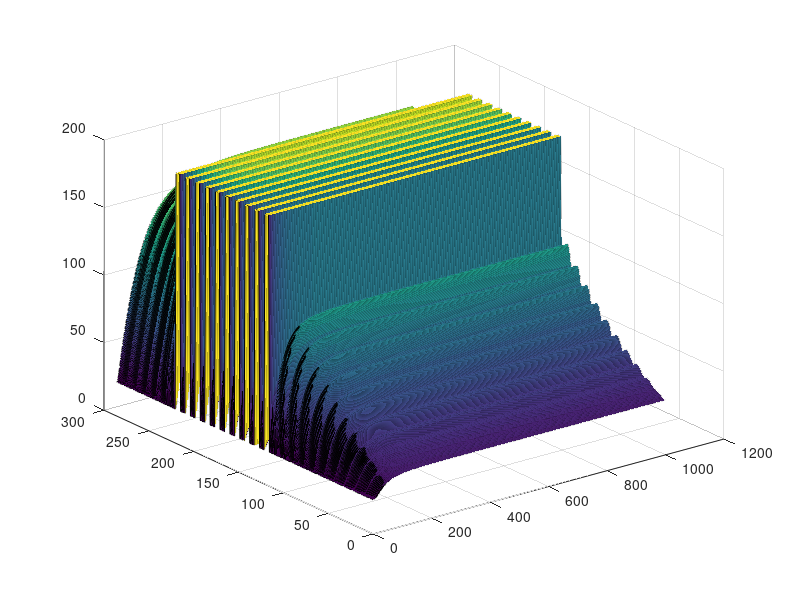

Recreate this plot in MATLAB.
L = 20E-3;             % total length of domain, m
d = 50E-3;            % total thickness of domain, m
rho = 8000;             % density of material, kg/m3
cp = 316;               % heat capacity, J/kg-K
k = 15;                 % thermal conductivity, W/m-K

T_inf_o = 25;             % free stream temperature, degC
T_init = T_inf_o;         % initial temperature, degC
T_inf_I = 200;
ho = 2500;                % convective heat transfer coefficient, W/m2-K
hi = 500;

nx = 11;               % number of points in x-direction
ny = 26;                 % number of points in y-direction

t_final = 750;         % total simulation time, s
nTimes = 1001;            % total number of time steps

nTemps = nx * ny;       % number of temperatures at each time step
dt = t_final/(nTimes-1);% time step, s

dx = L/(nx-1);          % discretization length in x-direction, m
dy = d/(ny-1);          % discretization length in y-direction, m

x = 0:dx:L;             % vector of x locations (for plotting), m
y = 0:dy:d;             % vector of y-locations (for plotting), m
t = 0:dt:t_final;       % vector of times (for plotting), m

T = zeros(nTemps, nTimes);
A = zeros(nTemps, nTemps);
B = A;
C = zeros(nTemps, 1);

T(:, 1) = T_init;

for z=0:1:9
    for q=0:1:4
        T(117+q+z*nx,:)= T_inf_I;
    end
end


for iPoint = 1:nTemps
    if (iPoint==10*nx-5)
        A(iPoint, iPoint-1) = k * dy/ (dx);
        A(iPoint, iPoint+1) = k * dy/ (2*dx);
        A(iPoint, iPoint - nx) = k * dx/ (dy);
        A(iPoint, iPoint+ nx) = k * dx/ (2*dy);
        A(iPoint, iPoint) = - k * dy/ (dx) - k * dy/ (2*dx) - k * dx/ (dy) - ...
                    k * dx/ (2*dy) - 3*rho * cp * dx * dy/(4*dt);
        B(iPoint, iPoint) = - 3*rho * cp * dx * dy/(4*dt); 
        C(iPoint) = -hi * T_inf_I*(dx/2 + dy/2);

    elseif ((10*nx-5<iPoint)&&(iPoint<10*nx))
        A(iPoint, iPoint-nx) = k * dx/ (dy);
        A(iPoint, iPoint+1) = k * dy/ (2*dx);
        A(iPoint, iPoint-1) = k * dy/ (2*dx);
        A(iPoint, iPoint) = - k * dx/ (dy) - k * dy/ (2*dx) - k * dy/ (2*dx)- ...
                    rho * cp * (dx/2) * dy/dt;
        B(iPoint, iPoint) = - rho * cp * (dx/2) * dy/dt;
        C(iPoint) = -hi * T_inf_I*dx;
    elseif (iPoint==10*nx)
        A(iPoint,iPoint-nx) = k * dx/ (2*dy);
        A(iPoint, iPoint-1) = k * dy/ (2*dx);
        A(iPoint, iPoint) = - k * dx/ (2*dy) - k * dy/ (2*dx) - ...
                rho * cp * (dx/4) * dy/dt;
        B(iPoint, iPoint) = - rho * cp * (dx/4) * dy/dt;
        C(iPoint) = -hi * T_inf_I*dx/2;
    elseif (iPoint==21*nx-5)
        A(iPoint, iPoint-1) = k * dy/ (dx);
        A(iPoint, iPoint+1) = k * dy/ (2*dx);
        A(iPoint, iPoint - nx) = k * dx/ (2*dy);
        A(iPoint, iPoint+ nx) = k * dx/ dy;
        A(iPoint, iPoint) = - k * dy/ (dx) - k * dy/ (2*dx) - k * dx/ (2*dy) - ...
                k * dx/ dy - 3*rho * cp * dx * dy/(4*dt);
        B(iPoint, iPoint) = - 3*rho * cp * dx * dy/(4*dt); 
        C(iPoint) = -hi * T_inf_I*(dx/2 + dy/2);
    elseif ((21*nx-5<iPoint)&&(iPoint<21*nx))
        A(iPoint, iPoint-1) = k * dy/ (2*dx);
        A(iPoint, iPoint+nx) = k * dx/ (dy);
        A(iPoint, iPoint+1) = k * dy/ (2*dx);
        A(iPoint, iPoint) = - k * dy/ (2*dx) - k * dy/ (2*dx) - k * dx/(dy)-...
                    rho * cp * (dx/2) * dy/dt;
        B(iPoint, iPoint) = - rho * cp * (dx/2) * dy/dt;
        C(iPoint) = -hi * T_inf_I*dx;
    elseif (iPoint==21*nx)    
        A(iPoint, iPoint+nx) = k * dx/ (2*dy);
        A(iPoint, iPoint-1) = k * dy/ (2*dx);
        A(iPoint, iPoint) = - k * dx/ (2*dy) - k * dy/ (2*dx) - ...
                rho * cp * (dx/4) * dy/dt;
        B(iPoint, iPoint) =  rho * cp * (dx/4) * dy/dt;
        C(iPoint) = -hi * T_inf_I*dx/2;
    elseif (iPoint == (11*nx-5)|| iPoint == (12*nx-5)|| iPoint == (13*nx-5)||...
         iPoint == (14*nx-5)|| iPoint == (15*nx-5)|| iPoint == (16*nx-5)|| iPoint == (17*nx-5)||...
         iPoint == (18*nx-5)|| iPoint == (19*nx-5)|| iPoint == (20*nx-5))
        A(iPoint, iPoint-nx) = k * dx/ (2*dy);
        A(iPoint, iPoint-1) = k * dy/ (dx);
        A(iPoint, iPoint+nx) = k * dx/ (2*dy);
        A(iPoint, iPoint) = - k * dx/ (2*dy) - k * dy/ (dx) - k * dx/(2*dy)- ...
            rho * cp * (dx/2) * dy/dt;
        B(iPoint, iPoint) = - rho * cp * (dx/2) * dy/dt;
        C(iPoint) = -hi * T_inf_I*dy;
    elseif ((116<iPoint)&&(iPoint<=121) || (127<iPoint)&&(iPoint<=135) || (138<iPoint)&&(iPoint<=143) ||...
            (149<iPoint)&&(iPoint<=154) || (160<iPoint)&&(iPoint<=165)|| ...
            (171<iPoint)&&(iPoint<=176) || (182<iPoint)&&(iPoint<=187) || (193<iPoint)&&(iPoint<=198) ||...
            (204<iPoint)&&(iPoint<=209) || (215<iPoint)&&(iPoint<=220))
        A(iPoint, iPoint) = 1;
        B(iPoint, iPoint) = 1;
    elseif iPoint == 1
        A(iPoint, iPoint+1) = k * dy/ (2 * dx);
        A(iPoint, iPoint+nx) = k * dx/ (2 * dy);
        A(iPoint,iPoint) = - k * dy/ (2 * dx) - k * dx/ (2 * dy) - ho * dx/2 - ...
            rho * cp * (dx/2) * (dy/2)/ dt;
        B(iPoint, iPoint) = - rho * cp * (dx/2) * (dy/2)/ dt;
        C(iPoint) = - ho * dx/2 * T_inf_o;
    elseif (1<iPoint)&&(iPoint<nx)
        A(iPoint, iPoint-1) = k * dy/ (2*dx);
        A(iPoint, iPoint+1) = k * dy/ (2*dx);
        A(iPoint, iPoint+nx) = k * dx/ dy;
        A(iPoint, iPoint) = - k * dy/ (2*dx) - k * dy/ (2*dx) - k * dx/ dy - ...
            ho * dx - rho * cp * dx * (dy/2)/ dt;
        B(iPoint, iPoint) = - rho * cp * dx * (dy/2)/ dt;
        C(iPoint) = - ho * dx * T_inf_o;
    elseif iPoint == nx
        A(iPoint, iPoint-1) = k * dy/ (2*dx);
        A(iPoint, iPoint+nx) = k * dx/ (2*dy);
        A(iPoint, iPoint) = - k * dy/ (2*dx) - k * dx/ (2*dy) - ho * dx/2- ...
              rho * cp * (dx/2) * (dy/2)/ dt;
        B(iPoint, iPoint) = - rho * cp * (dx/2) * (dy/2)/ dt;
        C(iPoint) = - ho * T_inf_o * (dx/2);
    elseif ( iPoint == (nx+1) || iPoint == (2*nx+1) || iPoint == (3*nx+1)|| iPoint == (4*nx+1)||...
         iPoint == (5*nx+1)|| iPoint == (6*nx+1)|| iPoint == (7*nx+1)|| iPoint == (8*nx+1)|| iPoint == (9*nx+1)||...
         iPoint == (10*nx+1)|| iPoint == (11*nx+1)|| iPoint == (12*nx+1)|| iPoint == (13*nx+1)||...
         iPoint == (14*nx+1)|| iPoint == (15*nx+1)|| iPoint == (16*nx+1)|| iPoint == (17*nx+1)||...
         iPoint == (18*nx+1)|| iPoint == (19*nx+1)|| iPoint == (20*nx+1)|| iPoint == (21*nx+1)||...
         iPoint == (22*nx+1)|| iPoint == (23*nx+1)|| iPoint == (24*nx+1))
      
        A(iPoint, iPoint-nx) = k * dx/ (2 * dy);
        A(iPoint, iPoint+nx) = k * dx/ (2 * dy);
        A(iPoint, iPoint+1) = k * dy/ dx;
        A(iPoint, iPoint) = - k * dx/ (2 * dy) - k * dx/ (2 * dy) - k * dy/ dx-...
             rho * cp * (dx/2) * dy/ dt;
        B(iPoint, iPoint) = - rho * cp * (dx/2) * dy/ dt;    
    
    elseif ( iPoint == (2*nx)||iPoint == (3*nx)|| iPoint == (4*nx)||...
         iPoint == (5*nx)|| iPoint == (6*nx)|| iPoint == (7*nx)|| iPoint == (8*nx)|| iPoint == (9*nx)||...
         iPoint == (22*nx)|| iPoint == (23*nx)|| iPoint == (24*nx)|| iPoint == (25*nx) )
        A(iPoint, iPoint-nx) = k * dx/ (2*dy);
        A(iPoint, iPoint+nx) = k * dx/ (2*dy);
        A(iPoint, iPoint-1) = k * dy/ dx;
        A(iPoint, iPoint) = - k * dx/ (2*dy) - k * dx/ (2*dy) - ...
            k * dy/ dx - rho * cp * (dx/2) * dy/dt;
        B(iPoint, iPoint) = - rho * cp * (dx/2) * dy/dt; 
    
    elseif iPoint == (25*nx+1)
        A(iPoint, iPoint-nx) = k * dx/ (2 * dy);
        A(iPoint, iPoint+1) = k * dy/ (2*dx);
        A(iPoint, iPoint) = - k * dx/ (2 * dy) - k * dy/ (2*dx)-...
             rho * cp * (dx/2) * (dy/2)/ dt;
        B(iPoint, iPoint) = - rho * cp * (dx/2) * (dy/2)/ dt;
    
    elseif ((nx+1 < iPoint) &&  (iPoint < 2*nx)||(2*nx+1< iPoint) &&  (iPoint < 3*nx)||(3*nx+1 < iPoint) &&  (iPoint < 4*nx)||...
            (4*nx+1< iPoint) &&  (iPoint < 5*nx)||(5*nx+1 < iPoint) &&  (iPoint < 6*nx)||(6*nx+1 < iPoint) &&  (iPoint < 7*nx)||...
            (7*nx+1< iPoint) &&  (iPoint < 8*nx)||(8*nx+1 < iPoint) &&  (iPoint < 9*nx)||...
            (9*nx+1 < iPoint) &&  (iPoint < 10*nx-5) ||(10*nx+1 < iPoint) &&  (iPoint < 11*nx-5)||...
            (11*nx+1 < iPoint) &&  (iPoint < 12*nx-5)||(12*nx+1 < iPoint) &&  (iPoint < 13*nx-5)||...
            (13*nx+1 < iPoint) &&  (iPoint < 14*nx-5)||(14*nx+1 < iPoint) &&  (iPoint < 15*nx-5)|| ...
            (15*nx+1 < iPoint) &&  (iPoint < 16*nx-5)||(16*nx+1 < iPoint) &&  (iPoint < 17*nx-5)||...
            (17*nx+1 < iPoint) &&  (iPoint < 18*nx-5)||(18*nx+1 < iPoint) &&  (iPoint < 19*nx-5)||...
            (19*nx+1 < iPoint) &&  (iPoint < 20*nx-5)||(20*nx+1 < iPoint) &&  (iPoint < 21*nx-5)||...
            (21*nx+1< iPoint) &&  (iPoint < 22*nx)||(22*nx+1 < iPoint) &&  (iPoint < 23*nx)||...
            (23*nx+1< iPoint) &&  (iPoint < 24*nx)||(24*nx+1 < iPoint) &&  (iPoint < 25*nx))    
 
   
        A(iPoint, iPoint-1) = k * dy/ (dx);
        A(iPoint, iPoint+1) = k * dy/ (dx);
        A(iPoint, iPoint - nx) = k * dx/ dy;
        A(iPoint, iPoint + nx) = k * dx/ dy;
        A(iPoint, iPoint) = - k * dy/ (dx) - k * dy/ (dx) - k * dx/ dy - ...
            k * dx/ dy - rho * cp * dx * dy/(dt);
        B(iPoint, iPoint) = - rho * cp * dx * dy/(dt);
    elseif ((25*nx+1<iPoint)&&(iPoint<26*nx))
        A(iPoint, iPoint-1) = k * dy/ (2*dx);
        A(iPoint, iPoint+1) = k * dy/ (2*dx);
        A(iPoint, iPoint-nx) = k * dx/ dy;
        A(iPoint, iPoint) = - k * dy/ (2*dx) - k * dy/ (2*dx) - k * dx/ dy - ...
              rho * cp * dx * (dy/2)/ dt;
        B(iPoint, iPoint) = - rho * cp * dx * (dy/2)/ dt;
       
    elseif iPoint==26*nx
        A(iPoint, iPoint-1) = k * dy/ (2*dx);
        A(iPoint, iPoint-nx) = k * dx/ (2*dy);
        A(iPoint, iPoint) = - k * dy/ (2*dx) - k * dx/ (2*dy) - ...
             rho * cp * (dx/2) * (dy/2)/ dt;
        B(iPoint, iPoint) = - rho * cp * (dx/2) * (dy/2)/ dt;
       
    end
end

            
for iTime = 1:1:(nTimes-1)
    T(:,iTime+1)= A\(B*T(:,iTime)+ C);
end

   
surf(T)
 
